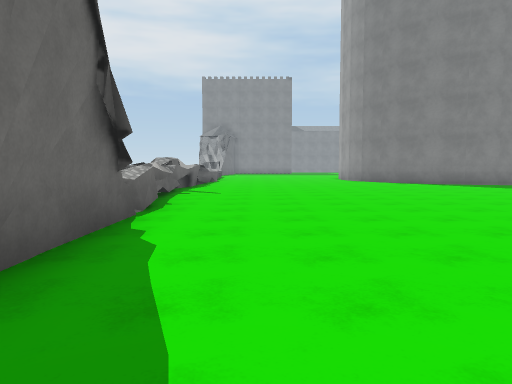
[1] (above)

21 first-person views from a walk through a Unity game level. The camera is 1.4 m above the floor, tilts 4° down and sees 70° across. The floor is counted in squares, 2 m on a side. Each view is taken from the middle of a square. On the plan, view 1 faces up. The plan holds only what a view shows up to about 11 squares ahead; the rest is blank. The place goes on beyond the plan. The player is left out. Surface patterns are stand-ins for the level's own textures.

[2]
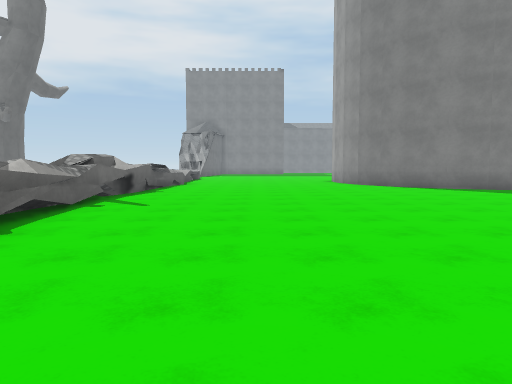

[3]
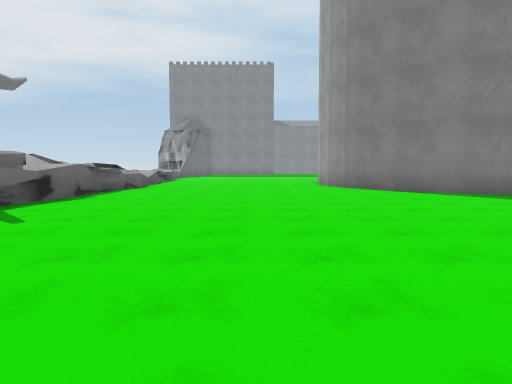

[4]
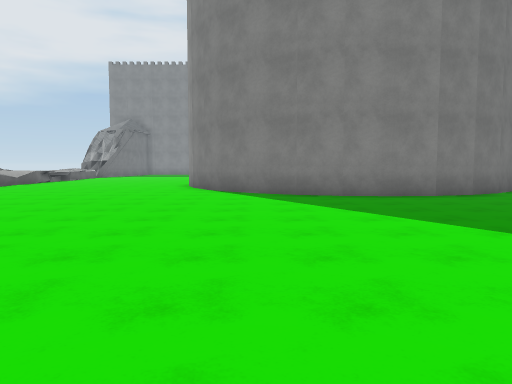

[5]
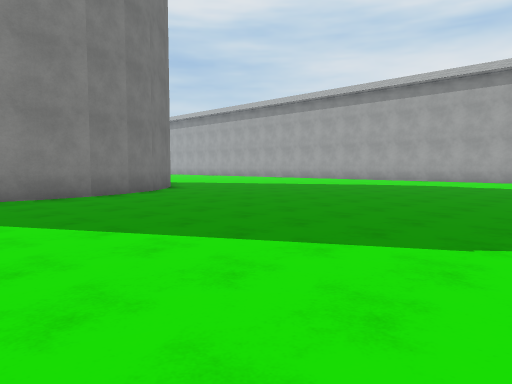

[6]
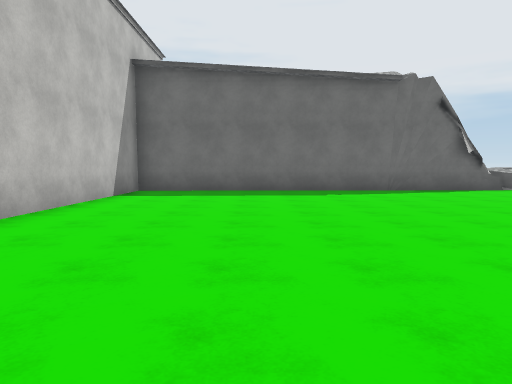

[7]
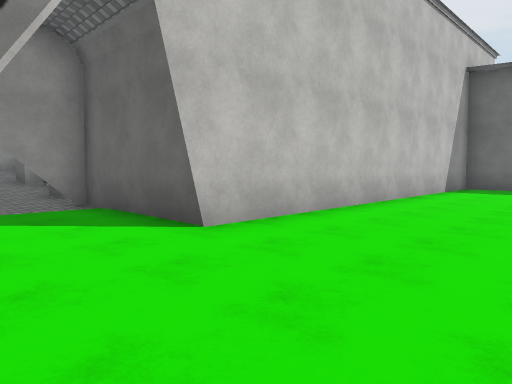

[8]
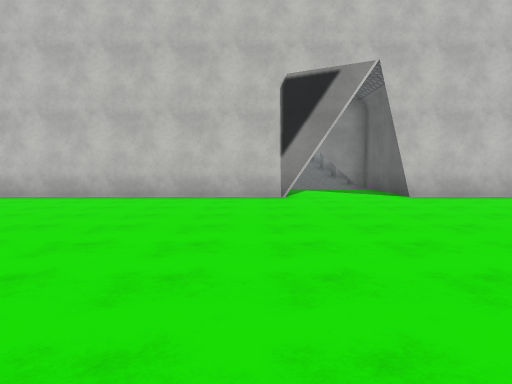

[9]
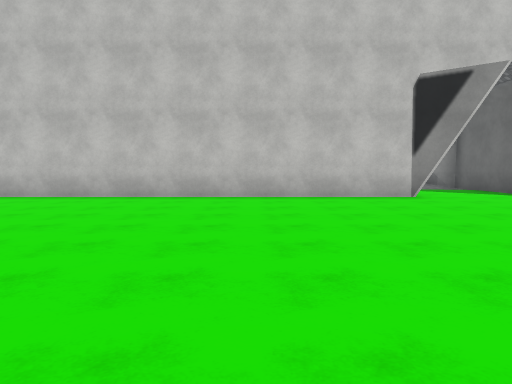

[10]
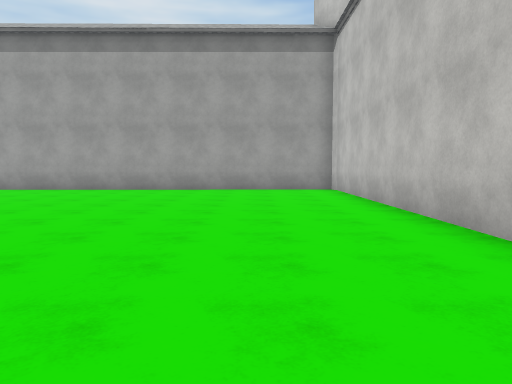

[11]
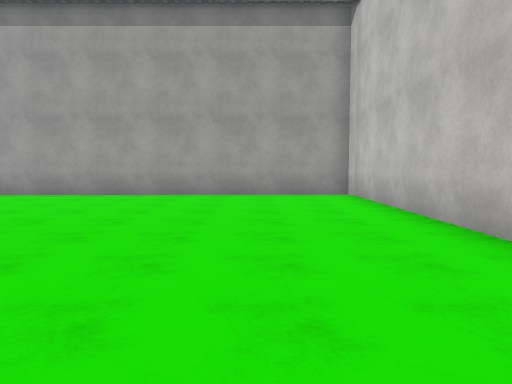

[12]
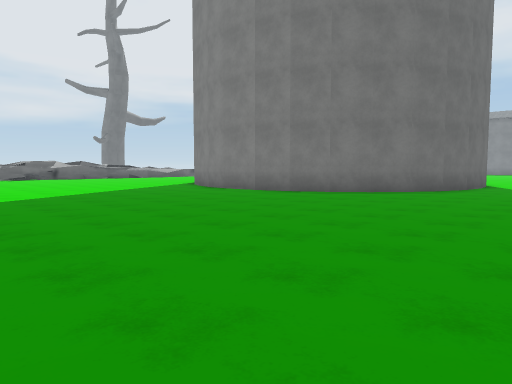

[13]
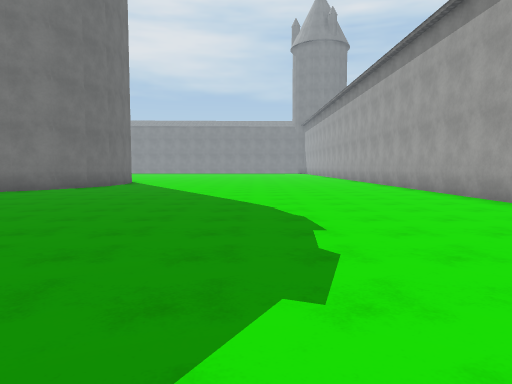

[14]
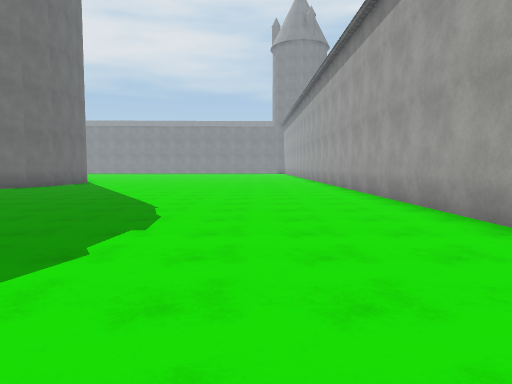

[15]
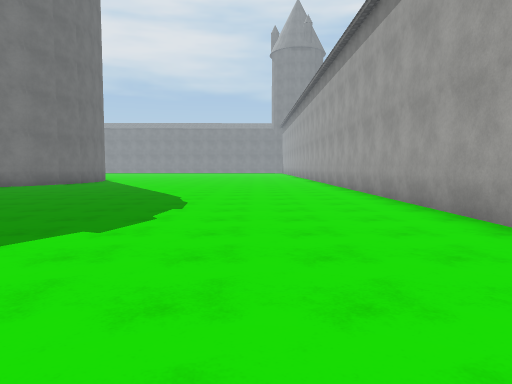

[16]
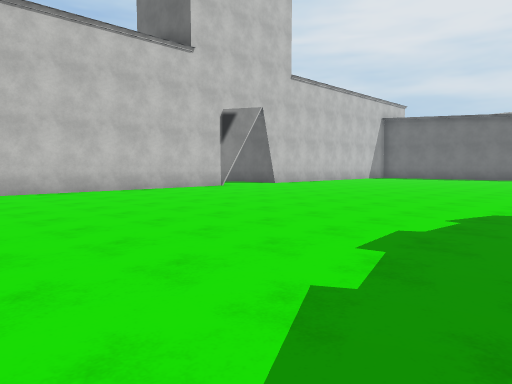

[17]
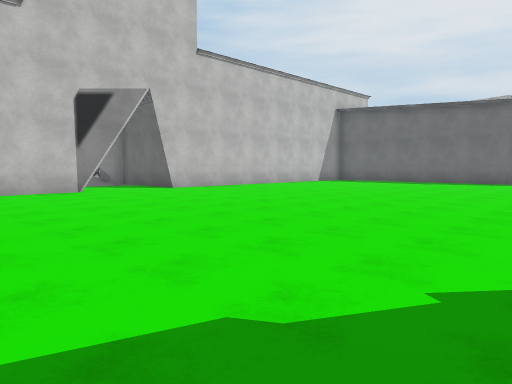

[18]
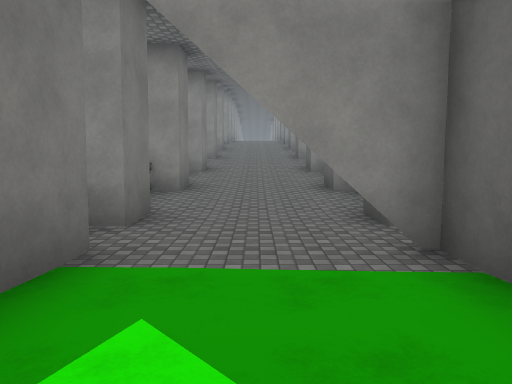

[19]
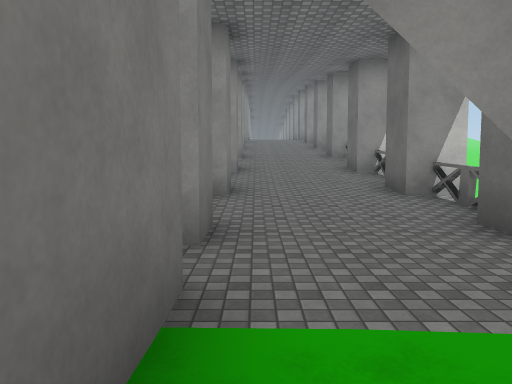

[20]
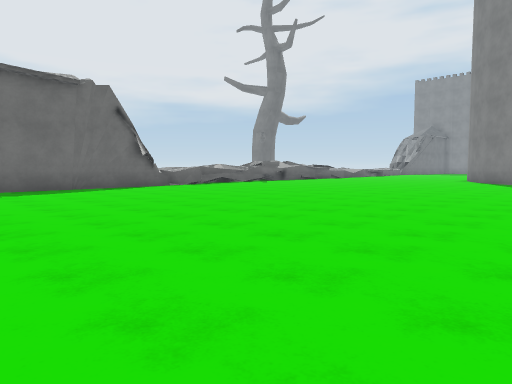

[21]
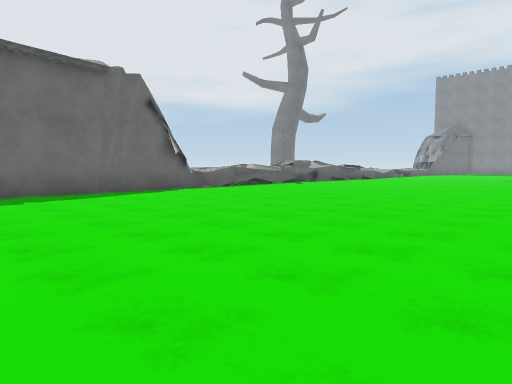

### Floor plan
Key: @ floor where view 1 was taken; # wall or solid block; . floor; / step, stairs or slope; ^ raised ledge.
Columns run from 4 left of view 1 to 26 right of it. Each row starts with its distance up from view 1.
 16   ^.......##      ##..........#
 15  ^^........##   ###...........#
 14  ^^.........#####.............#
 13  ^^...........................#
 12  #............................#
 11 ^#............................#
 10  ^............................#
  9  ^............................#
  8   ^...........................#
  7   ^...........................#
  6   ^...........................#
  5   #................. .........#
  4   #...................... ....#
  3   #......................  ...#
  2   #...................... ....#
  1   #...........................#
  0   #.@.........................#
 -1   #...........................#
 -2   #...........................#
 -3   #...........................#
 -4   #...........................#
 -5   #...........................#
 -6   ###########..################
 -7             #...#
 -8             #...#
 -9             ##..#
-10             #...#
-11             #...#
-12             /////
-13             #///#
-14             #///#
-15             /////
-16             #///#
-17             #///#

Where each view was taken, in squares from view 1:
view 1: 0 up, 0 right, facing up
view 2: 3 up, 1 right, facing up
view 3: 5 up, 2 right, facing up
view 4: 5 up, 7 right, facing up
view 5: 5 up, 8 right, facing up-right
view 6: 2 down, 9 right, facing left
view 7: 2 down, 11 right, facing down-left
view 8: 3 up, 12 right, facing down
view 9: 3 up, 15 right, facing down
view 10: 3 down, 15 right, facing right
view 11: 3 down, 17 right, facing right
view 12: 6 up, 19 right, facing up-left
view 13: 5 up, 21 right, facing up
view 14: 5 up, 23 right, facing up
view 15: 3 up, 23 right, facing up
view 16: 5 up, 20 right, facing down-left
view 17: 5 up, 15 right, facing down-left
view 18: 6 down, 10 right, facing down
view 19: 7 down, 11 right, facing down
view 20: 2 down, 10 right, facing up-left
view 21: 2 down, 8 right, facing up-left
